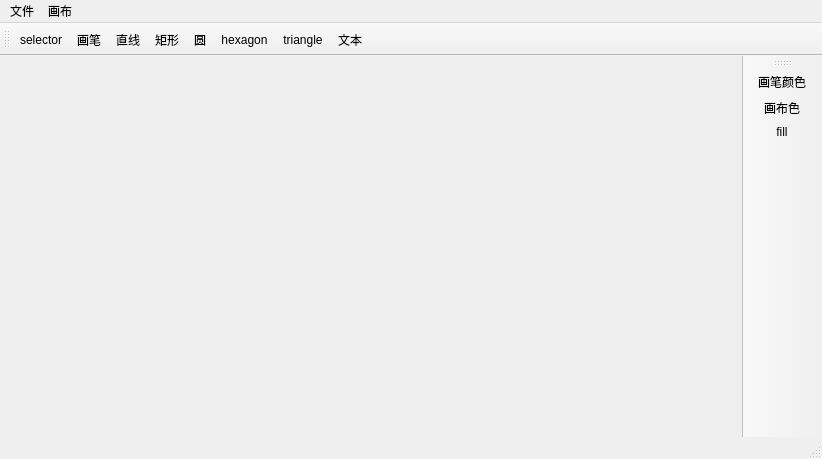
<?xml version="1.0" encoding="UTF-8"?>
<ui version="4.0">
 <class>KosoSvg</class>
 <widget class="QMainWindow" name="KosoSvg">
  <property name="geometry">
   <rect>
    <x>0</x>
    <y>0</y>
    <width>822</width>
    <height>459</height>
   </rect>
  </property>
  <property name="windowTitle">
   <string>KosoSvg</string>
  </property>
  <property name="styleSheet">
   <string notr="true"/>
  </property>
  <widget class="QWidget" name="centralWidget"/>
  <widget class="QMenuBar" name="menuBar">
   <property name="geometry">
    <rect>
     <x>0</x>
     <y>0</y>
     <width>822</width>
     <height>23</height>
    </rect>
   </property>
   <widget class="QMenu" name="menu">
    <property name="title">
     <string>文件</string>
    </property>
    <addaction name="open_action"/>
    <addaction name="save_action"/>
   </widget>
   <widget class="QMenu" name="menu_2">
    <property name="title">
     <string>画布</string>
    </property>
    <addaction name="new_action"/>
    <addaction name="clear_action"/>
   </widget>
   <addaction name="menu"/>
   <addaction name="menu_2"/>
  </widget>
  <widget class="QToolBar" name="mainToolBar">
   <attribute name="toolBarArea">
    <enum>TopToolBarArea</enum>
   </attribute>
   <attribute name="toolBarBreak">
    <bool>false</bool>
   </attribute>
   <addaction name="selector_action"/>
   <addaction name="pen_action"/>
   <addaction name="line_action"/>
   <addaction name="reac_action"/>
   <addaction name="circle_action"/>
   <addaction name="hexagon_action"/>
   <addaction name="triangle_action"/>
   <addaction name="text_action"/>
  </widget>
  <widget class="QStatusBar" name="statusBar"/>
  <widget class="QToolBar" name="styletoolBar">
   <property name="minimumSize">
    <size>
     <width>80</width>
     <height>0</height>
    </size>
   </property>
   <property name="maximumSize">
    <size>
     <width>90</width>
     <height>16777215</height>
    </size>
   </property>
   <property name="windowTitle">
    <string>toolBar</string>
   </property>
   <attribute name="toolBarArea">
    <enum>RightToolBarArea</enum>
   </attribute>
   <attribute name="toolBarBreak">
    <bool>false</bool>
   </attribute>
   <addaction name="pencolor_action"/>
   <addaction name="backColor_action"/>
   <addaction name="fill_action"/>
  </widget>
  <action name="pen_action">
   <property name="icon">
    <iconset>
     <normalon>:/image/pen.png</normalon>
     <activeon>:/image/pen_a.png</activeon>
     <selectedon>:/image/pen_s.png</selectedon>
    </iconset>
   </property>
   <property name="text">
    <string>画笔</string>
   </property>
  </action>
  <action name="line_action">
   <property name="icon">
    <iconset>
     <normalon>:/image/line.png</normalon>
     <activeon>:/image/line_a.png</activeon>
     <selectedon>:/image/line_s.png</selectedon>
    </iconset>
   </property>
   <property name="text">
    <string>直线</string>
   </property>
  </action>
  <action name="reac_action">
   <property name="icon">
    <iconset resource="rec.qrc">
     <normaloff>:/image/rectangle.png</normaloff>
     <normalon>:/image/rectangle.png</normalon>
     <activeoff>:/image/rectangle.png</activeoff>
     <activeon>:/image/rectangle_a.png</activeon>
     <selectedoff>:/image/rectangle.png</selectedoff>
     <selectedon>:/image/rectangle_s.png</selectedon>:/image/rectangle.png</iconset>
   </property>
   <property name="text">
    <string>矩形</string>
   </property>
  </action>
  <action name="circle_action">
   <property name="icon">
    <iconset>
     <normalon>:/image/circle.png</normalon>
     <activeon>:/image/circle_a.png</activeon>
     <selectedon>:/image/circle_s.png</selectedon>
    </iconset>
   </property>
   <property name="text">
    <string>圆</string>
   </property>
  </action>
  <action name="open_action">
   <property name="icon">
    <iconset resource="rec.qrc">
     <normaloff>:/image/open.png</normaloff>:/image/open.png</iconset>
   </property>
   <property name="text">
    <string>打开SVG文件</string>
   </property>
  </action>
  <action name="save_action">
   <property name="icon">
    <iconset resource="rec.qrc">
     <normaloff>:/image/save.png</normaloff>:/image/save.png</iconset>
   </property>
   <property name="text">
    <string>保存SVG文件</string>
   </property>
  </action>
  <action name="text_action">
   <property name="icon">
    <iconset resource="rec.qrc">
     <normaloff>:/image/text.png</normaloff>
     <normalon>:/image/text.png</normalon>
     <activeoff>:/image/text_a.png</activeoff>
     <activeon>:/image/text_a.png</activeon>
     <selectedoff>:/image/text_s.png</selectedoff>
     <selectedon>:/image/text_s.png</selectedon>:/image/text.png</iconset>
   </property>
   <property name="text">
    <string>文本</string>
   </property>
  </action>
  <action name="pencolor_action">
   <property name="icon">
    <iconset resource="rec.qrc">
     <normaloff>:/image/pencolor.png</normaloff>
     <normalon>:/image/pencolor.png</normalon>
     <activeoff>:/image/pencolor.png</activeoff>
     <activeon>:/image/pencolor_a.png</activeon>
     <selectedoff>:/image/pencolor.png</selectedoff>
     <selectedon>:/image/pencolor_s.png</selectedon>:/image/pencolor.png</iconset>
   </property>
   <property name="text">
    <string>画笔颜色</string>
   </property>
  </action>
  <action name="backColor_action">
   <property name="icon">
    <iconset resource="rec.qrc">
     <normaloff>:/image/backcolor.png</normaloff>
     <normalon>:/image/pencolor.png</normalon>
     <activeoff>:/image/backcolor_a.png</activeoff>
     <activeon>:/image/backcolor_a.png</activeon>
     <selectedoff>:/image/backcolor_s.png</selectedoff>
     <selectedon>:/image/backcolor_s.png</selectedon>:/image/backcolor.png</iconset>
   </property>
   <property name="text">
    <string>画布色</string>
   </property>
  </action>
  <action name="height_action">
   <property name="icon">
    <iconset>
     <normaloff>:/image/height.png</normaloff>
     <normalon>:/image/height.png</normalon>
     <activeon>:/image/height_a.png</activeon>
     <selectedon>:/image/height_s.png</selectedon>:/image/height.png</iconset>
   </property>
   <property name="text">
    <string>画布尺寸</string>
   </property>
   <property name="toolTip">
    <string>画布高度</string>
   </property>
  </action>
  <action name="weight_action">
   <property name="icon">
    <iconset>
     <normaloff>:/image/width.png</normaloff>
     <normalon>:/image/width.png</normalon>
     <activeon>:/image/width_a.png</activeon>
     <selectedon>:/image/width_s.png</selectedon>:/image/width.png</iconset>
   </property>
   <property name="text">
    <string>weight</string>
   </property>
   <property name="toolTip">
    <string>画布宽度</string>
   </property>
  </action>
  <action name="selector_action">
   <property name="icon">
    <iconset resource="rec.qrc">
     <normaloff>:/image/select.png</normaloff>
     <normalon>:/image/select.png</normalon>
     <activeoff>:/image/select_a.png</activeoff>
     <activeon>:/image/select_a.png</activeon>
     <selectedoff>:/image/select_s.png</selectedoff>
     <selectedon>:/image/select_s.png</selectedon>:/image/select.png</iconset>
   </property>
   <property name="text">
    <string>selector</string>
   </property>
   <property name="toolTip">
    <string>选择器</string>
   </property>
  </action>
  <action name="hexagon_action">
   <property name="icon">
    <iconset>
     <normalon>:/image/hexagon.png</normalon>
     <activeon>:/image/hexagon_a.png</activeon>
     <selectedon>:/image/hexagon_s.png</selectedon>
    </iconset>
   </property>
   <property name="text">
    <string>hexagon</string>
   </property>
   <property name="toolTip">
    <string>六边形</string>
   </property>
  </action>
  <action name="triangle_action">
   <property name="icon">
    <iconset>
     <normalon>:/image/triangle.png</normalon>
     <activeon>:/image/triangle_a.png</activeon>
     <selectedon>:/image/triangle_s.png</selectedon>
    </iconset>
   </property>
   <property name="text">
    <string>triangle</string>
   </property>
   <property name="toolTip">
    <string>三角形</string>
   </property>
  </action>
  <action name="fill_action">
   <property name="icon">
    <iconset>
     <normalon>:/image/fill.png</normalon>
     <activeon>:/image/fill_a.png</activeon>
     <selectedon>:/image/fill_s.png</selectedon>
    </iconset>
   </property>
   <property name="text">
    <string>fill</string>
   </property>
   <property name="toolTip">
    <string>填充</string>
   </property>
  </action>
  <action name="clear_action">
   <property name="icon">
    <iconset>
     <normalon>:/image/clear.png</normalon>
    </iconset>
   </property>
   <property name="text">
    <string>清除</string>
   </property>
  </action>
  <action name="new_action">
   <property name="icon">
    <iconset>
     <normalon>:/image/newcancvs_s.png</normalon>
     <activeon>:/image/newcancvs_a.png</activeon>
     <selectedon>:/image/newcancvs.png</selectedon>
    </iconset>
   </property>
   <property name="text">
    <string>新建</string>
   </property>
  </action>
 </widget>
 <layoutdefault spacing="6" margin="11"/>
 <resources>
  <include location="rec.qrc"/>
 </resources>
 <connections/>
</ui>
